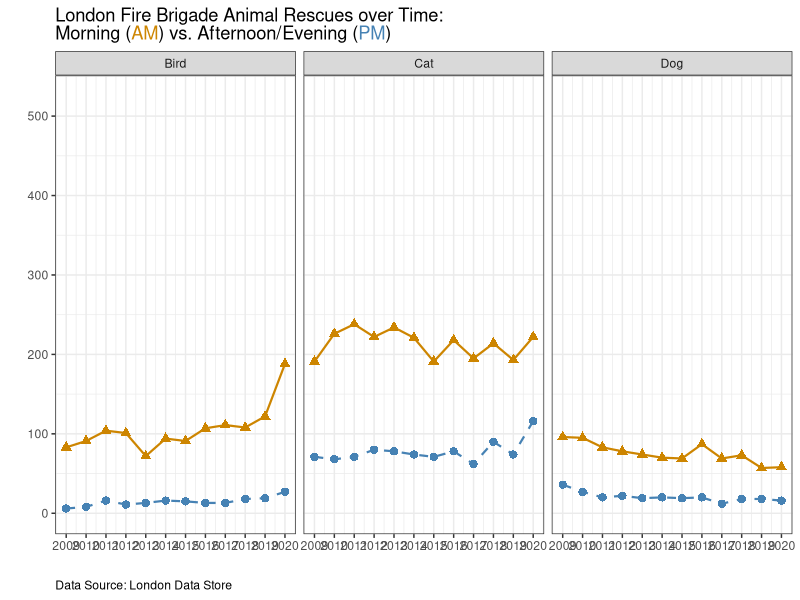
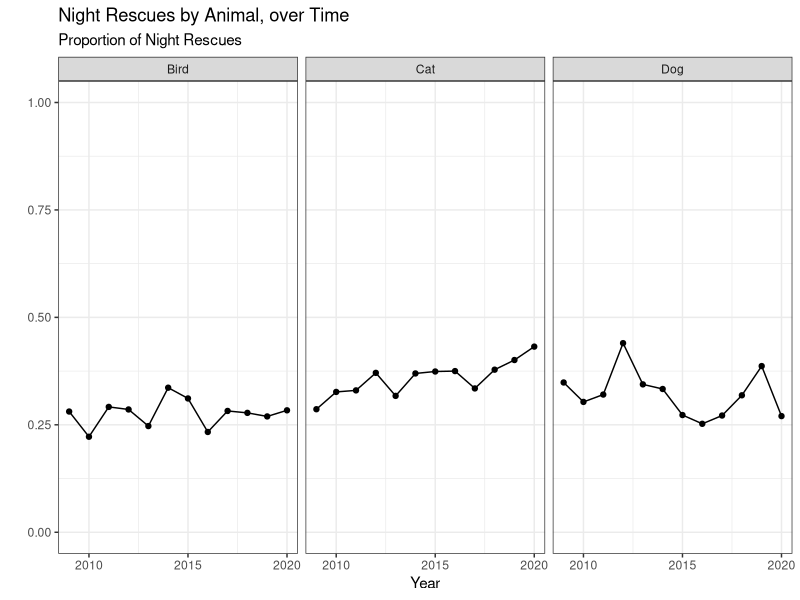

R code for these plots, in order:
## ---- chunk 1
#| message: false

library(tidyverse)
library(here)
library(ggrepel)
library(ggtext)

animals <- read_csv(here("animal_rescues.csv"))
## ---- chunk 2
#| fig-width: 8
#| fig-height: 4
#| fig-alt: "The figure represents the number of animal rescues by the London Fire Brigade from 2009 to 2020, with the data sourced from the London Data Store. Grouped by the time of day (morning vs. afternoon/evening), the plot reveals that afternoon/evening rescures have been far more common than morning rescues across all years."
#| fig-cap: "The figure represents the number of animal rescues by the London Fire Brigade from 2009 to 2020. Grouped by the time of day, the plot reveals that afternoon/evening rescues have been far more common than morning rescues across all years."

#animals_start <- animals |>
#  filter(cal_year == 2009) |>
#  mutate(date_time_of_call = dmy_hm(date_time_of_call),
#         am_pm = if_else(hour(date_time_of_call) < 12, "AM", "PM")) |>
#  group_by(cal_year, am_pm) |>
#  count()

animals |>
  filter(cal_year < 2021) |>
  mutate(date_time_of_call = dmy_hm(date_time_of_call),
         day_time = if_else(hour(date_time_of_call) < 9 | hour(date_time_of_call) >= 21, "Night", "Day")) |>
  filter(animal_group_parent %in% c("Cat", "Dog", "Bird")) |>
  group_by(cal_year, day_time, animal_group_parent) |>
  count() |>
  ggplot(aes(x = cal_year, y = n, color = day_time)) +
  geom_line(aes(linetype = day_time), show.legend = FALSE, linewidth = 0.75) +
  geom_point(aes(shape = day_time), show.legend = FALSE, size = 2.5) +
  labs(title = "London Fire Brigade Animal Rescues over Time:<br>Morning (<span style='color: orange3;'>AM</span>) vs. Afternoon/Evening (<span style='color: steelblue;'>PM</span>)",
       x = "",
       y = "",
       caption = "Data Source: London Data Store",
       ) +
  scale_color_manual(values = c("orange3","steelblue")) +
  scale_linetype_manual(values = c("solid", "dashed")) +
  scale_shape_manual(values = c(17, 16)) +
  scale_x_continuous(breaks = c(2009, 2010, 2011, 2012, 2013, 2014, 2015, 2016, 2017, 2018, 2019, 2020)) +
  scale_y_continuous(limits = c(0, 525), breaks = c(0, 100, 200, 300, 400, 500)) +
  theme_bw() +
  theme(plot.caption = element_text(hjust = 0),
        plot.title = element_markdown()) +
  facet_wrap(~animal_group_parent)
## ---- chunk 3
#| fig-width: 8
#| fig-height: 4

animals_new <- animals |>
  filter(cal_year < 2021) |>
  mutate(date_time_of_call = dmy_hm(date_time_of_call),
         day_time = if_else(hour(date_time_of_call) < 6 | hour(date_time_of_call) >= 18, "Night", "Day")) |>
  filter(animal_group_parent %in% c("Cat", "Dog", "Bird")) |>
  group_by(cal_year, day_time, animal_group_parent) |>
  count() |>
  pivot_wider(names_from = c(animal_group_parent, day_time),
              values_from = n) |>
  mutate(Bird = Bird_Night / (Bird_Day + Bird_Night),
         Cat = Cat_Night / (Cat_Day + Cat_Night),
         Dog = Dog_Night / (Dog_Day + Dog_Night)) |>
  select(cal_year, Bird, Cat, Dog) |>
  pivot_longer(cols = Bird:Dog,
               names_to = "Animal",
               values_to = "Prop_Night")
  
animals_new |>
  ggplot(aes(x = cal_year, y = Prop_Night)) +
  geom_line() +
  geom_point() +
  labs(title = "Night Rescues by Animal, over Time",
       subtitle = "Proportion of Night Rescues",
       x = "Year",
       y = "") +
  scale_x_continuous(breaks = c(2010, 2015, 2020)) +
  scale_y_continuous(limits = c(0, 1)) +
  theme_bw() +
  facet_wrap(~Animal)
## ---- chunk 4
animals |>
  filter(cal_year < 2021) |>
  mutate(date_time_of_call = dmy_hm(date_time_of_call),
         day_time = if_else(hour(date_time_of_call) < 6 | hour(date_time_of_call) >= 18, "Night", "Day")) |>
  filter(animal_group_parent %in% c("Cat", "Dog", "Bird")) |>
  group_by(day_time, animal_group_parent) |>
  count() |>
  pivot_wider(id_cols = animal_group_parent, names_from = day_time, values_from = n) |>
  mutate(Total = Day + Night,
         Night_Prop = Night / Total) |>
  select(animal_group_parent, Night_Prop) |>
  rename(Animal = animal_group_parent)


#  pivot_wider(names_from = c(animal_group_parent, day_time),
#              values_from = n) |>
#  mutate(Bird = Bird_Night / (Bird_Day + Bird_Night),
#         Cat = Cat_Night / (Cat_Day + Cat_Night),
#         Dog = Dog_Night / (Dog_Day + Dog_Night)) |>
#  select(cal_year, Bird, Cat, Dog) |>
#  pivot_longer(cols = Bird:Dog,
#               names_to = "Animal",
#               values_to = "Prop_Night")
